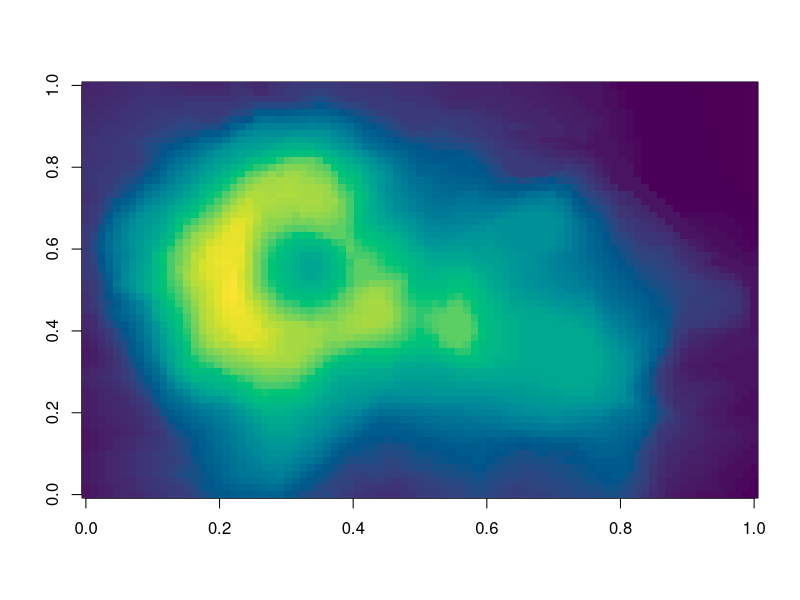
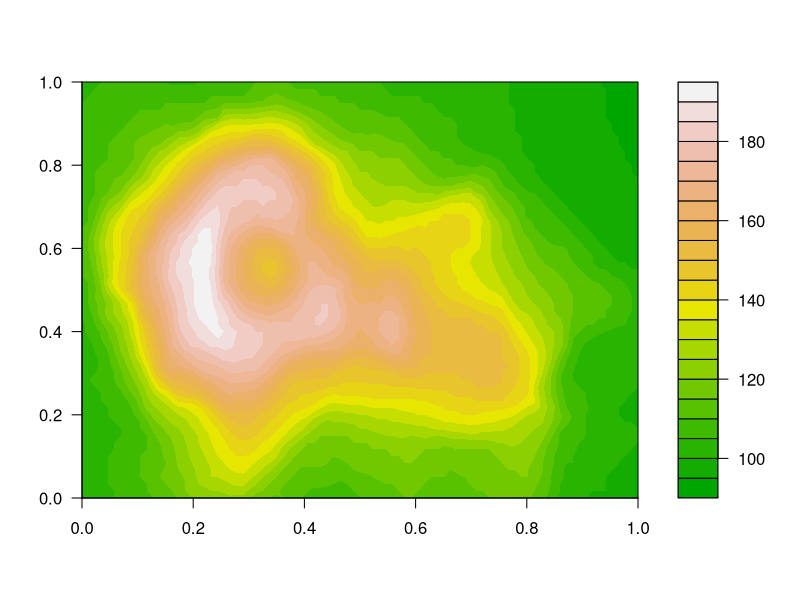
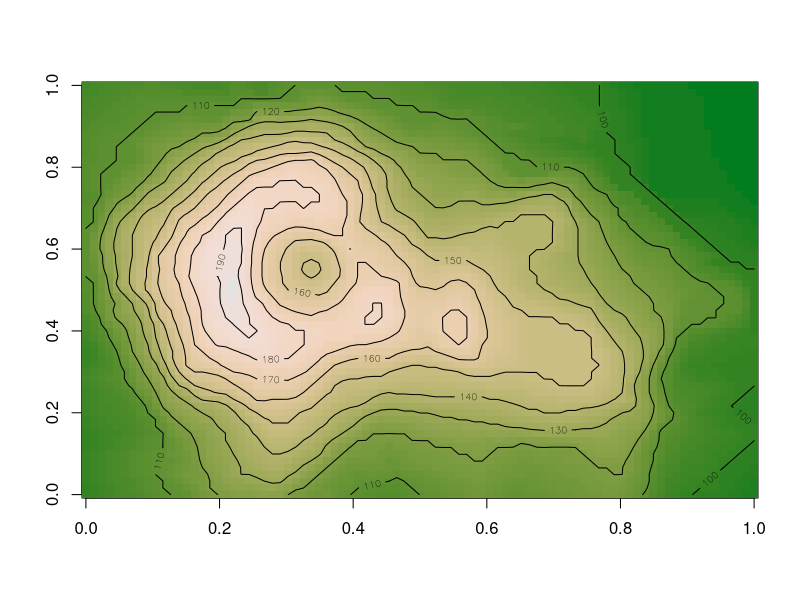
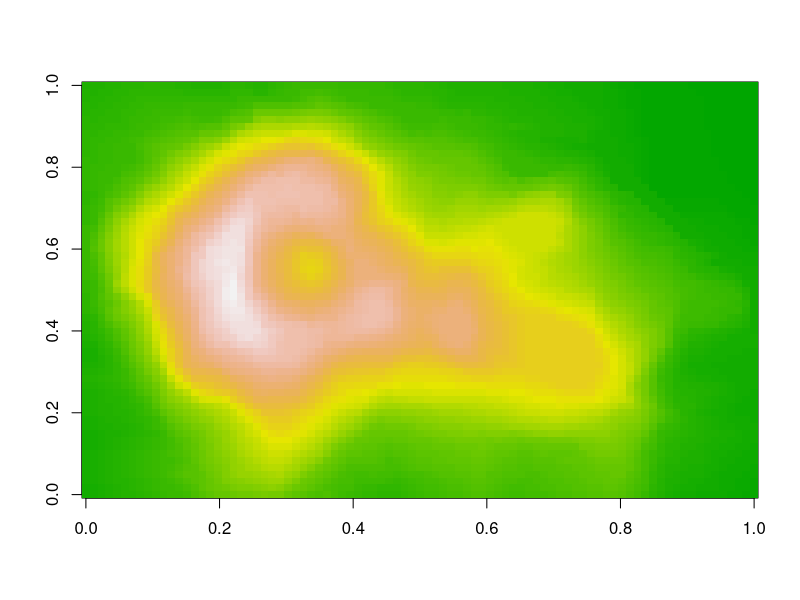
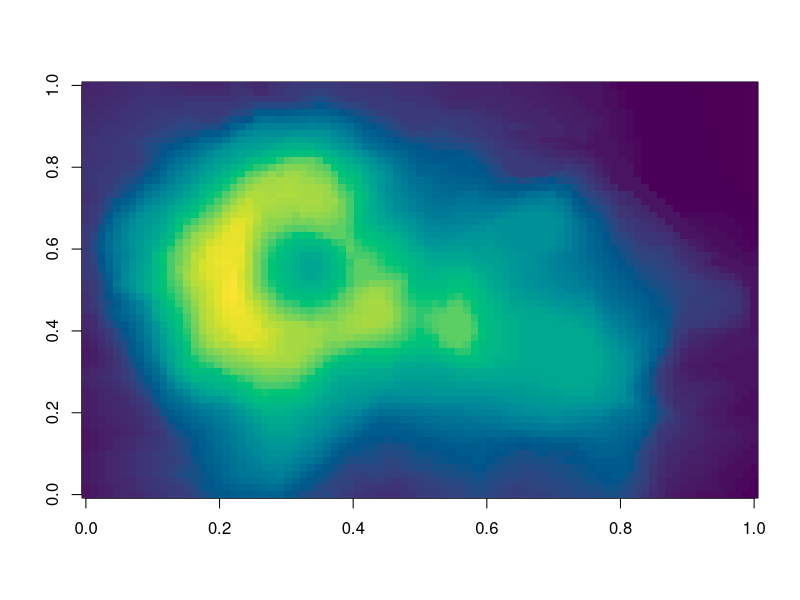
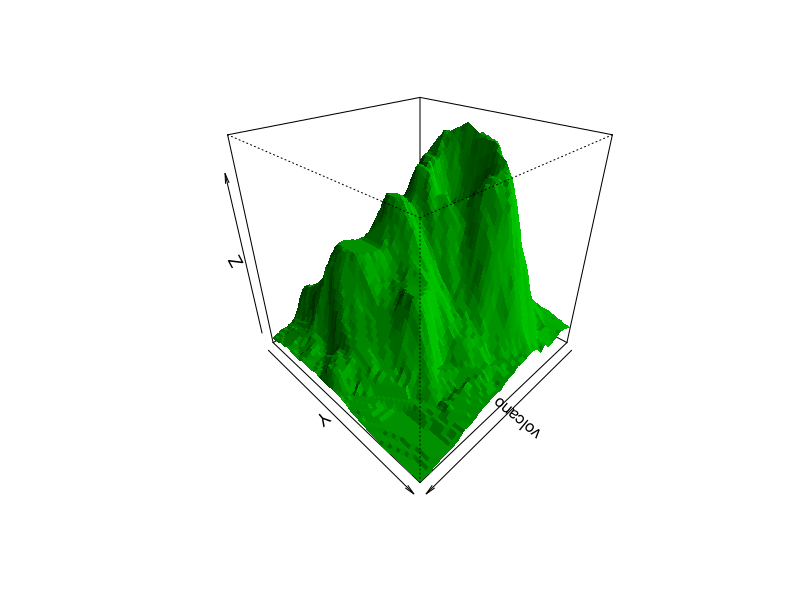
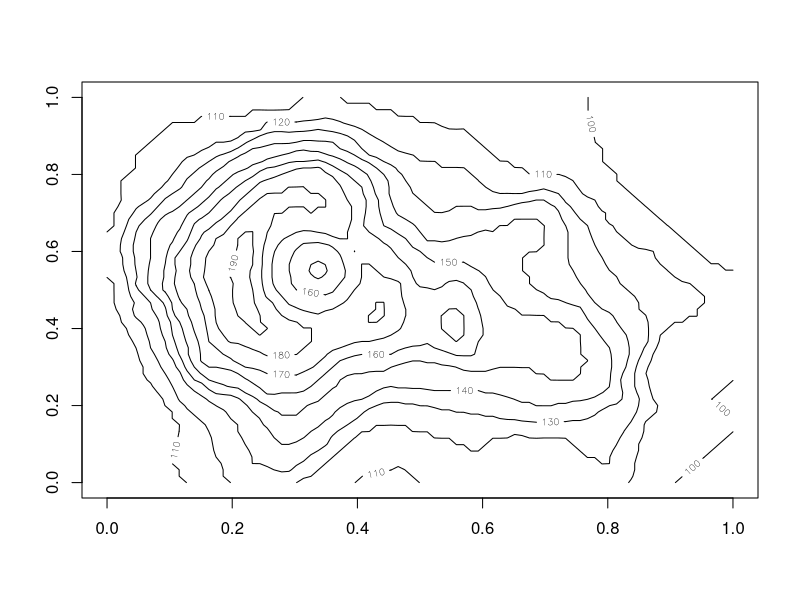
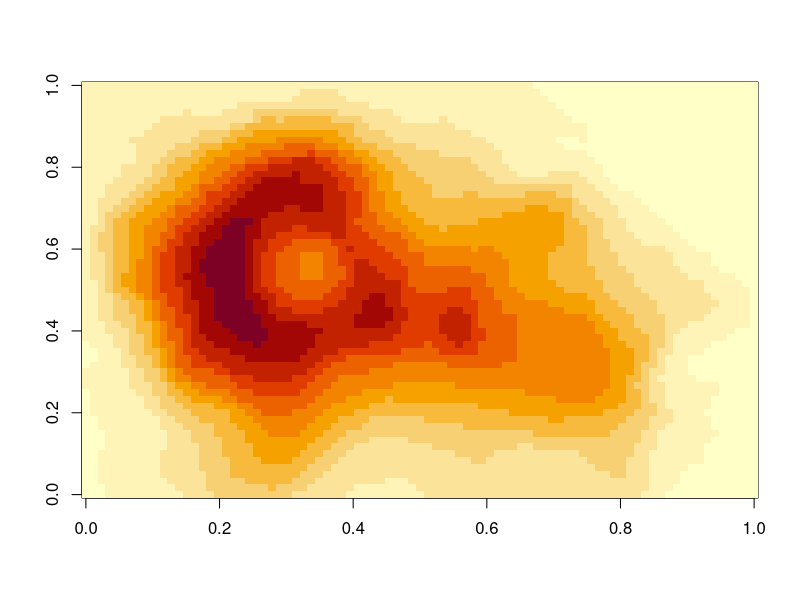

Write the R code that produced these figures, in order.
## ---- chunk 1
#| panzoom: true
#| fig-width: 12
#| fig-height: 5
#| fig-alt: >-
#|   Heat map of the Maunga Whau volcano's heights, from dark blue low ground to
#|   a yellow peak
#| fig-cap: >-
#|   Heights of Maunga Whau (Mount Eden) in Auckland, from dark blue (low) to
#|   yellow (high).

image(z = volcano, col = hcl.colors(100, "Viridis"))
## ---- chunk 2
#| panzoom: true
#| label: fig-volcano
#| fig-alt: >-
#|   Filled contour map of Maunga Whau's heights in terrain colors, with a color
#|   key
#| fig-cap: >-
#|   Heights of Maunga Whau (Mount Eden) in Auckland as filled contours, from
#|   green on the low ground to white at the 195 m summit. The key gives heights
#|   in meters.

filled.contour(volcano, color.palette = terrain.colors)
## ---- chunk 3
#| panzoom:
#|   max-zoom: 10
#|   hint: false
#| fig-alt: >-
#|   Heat map of Maunga Whau's heights in terrain colors, with contour lines
#| fig-cap: >-
#|   Maunga Whau's heights as a heat map, with contour lines.

image(z = volcano, col = hcl.colors(100, "Terrain 2"))
contour(volcano, add = TRUE)
## ---- chunk 4
#| include: false

png("images/volcano.png", width = 1600, height = 1100)
persp(volcano, theta = 135, phi = 30, col = "green3", shade = 0.5, border = NA)
invisible(dev.off())
## ---- chunk 5
#| echo: false
#| fig-width: 8
#| fig-height: 5.5
#| fig-alt: >-
#|   Heat map of Maunga Whau's heights in terrain colors, from green to white
#| fig-cap: >-
#|   Maunga Whau's heights as a heat map, from green (low) to white (high).

image(z = volcano, col = terrain.colors(100))
## ---- chunk 6
#| panzoom:
#|   group: volcano-views
#| layout-ncol: 2
#| fig-alt:
#|   - >-
#|     Heat map of Maunga Whau's heights in Viridis colors, from dark blue to
#|     yellow
#|   - "Perspective plot of Maunga Whau's heights, shaded green"
#| fig-cap:
#|   - >-
#|     Maunga Whau (Mount Eden) in Auckland, as heights on a 10 m by 10 m grid,
#|     from 94 m (dark blue) to 195 m (yellow). The crater is the darker hollow
#|     inside the yellow rim.
#|   - >-
#|     Maunga Whau (Mount Eden) in Auckland, as a shaded surface of its heights
#|     on a 10 m by 10 m grid, viewed from above at an angle. The crater rim and
#|     the slope down to the surrounding ground read as relief.

image(z = volcano, col = hcl.colors(100, "Viridis"))
persp(volcano, theta = 135, phi = 30, col = "green3", shade = 0.5, border = NA)
## ---- chunk 7
#| panzoom: true
#| label: fig-volcano-sub
#| layout-ncol: 2
#| fig-alt:
#|   - "Contour lines of Maunga Whau's heights"
#|   - "Heat map of Maunga Whau's heights, in yellow, orange, and red"
#| fig-cap: "Maunga Whau's heights, drawn two ways."
#| fig-subcap:
#|   - "Contour lines every 10 m."
#|   - "A heat map, from pale yellow (low) to dark red (high)."

contour(volcano)
image(z = volcano)
## ---- chunk 8
#| panzoom:
#|   fit: height
#| fig-width: 16
#| fig-height: 2
#| fig-alt: >-
#|   Eight line plots of random walks side by side; the sixth, titled Click
#|   here, is highlighted in yellow and pink
#| fig-cap: >-
#|   Eight simulated random walks of 200 steps each, with the sixth highlighted.

set.seed(1)
par(mfrow = c(1, 8), mar = c(3, 3, 2, 1), cex.main = 1.3)
for (i in 1:8) {
  y <- cumsum(rnorm(200))
  if (i == 6) {
    plot(y, type = "n", main = "Click here", col.main = "#c2185b")
    usr <- par("usr")
    rect(usr[1], usr[3], usr[2], usr[4], col = "#fff3b0", border = NA)
    lines(y, col = "#c2185b", lwd = 3)
  } else {
    plot(y, type = "l", main = paste("Panel", i))
  }
}
## ---- chunk 9
#| panzoom:
#|   description: >-
#|     $\varphi(x) = \frac{1}{\sqrt{2\pi}} e^{-x^2/2}$, drawn with `dnorm(x)`.
#|     The shaded area is $P(|X| < 1) \approx 0.683$.
#| fig-alt: >-
#|   The bell curve of the standard normal density, with the area between -1 and
#|   1 shaded grey
#| fig-cap: "The standard normal density, $\\varphi(x)$."

x <- seq(-4, 4, length.out = 400)
plot(x, dnorm(x), type = "l", lwd = 2, xlab = "x", ylab = "density")
inner <- abs(x) < 1
polygon(
  c(-1, x[inner], 1),
  c(0, dnorm(x[inner]), 0),
  col = "grey85",
  border = NA
)
lines(x, dnorm(x), lwd = 2)
## ---- chunk 10
#| fig-alt: "Contour lines of Maunga Whau's heights"

contour(volcano)
## ---- chunk 11
#| panzoom: false
#| echo: false
#| fig-alt: "Contour lines of Maunga Whau's heights"

contour(volcano)
